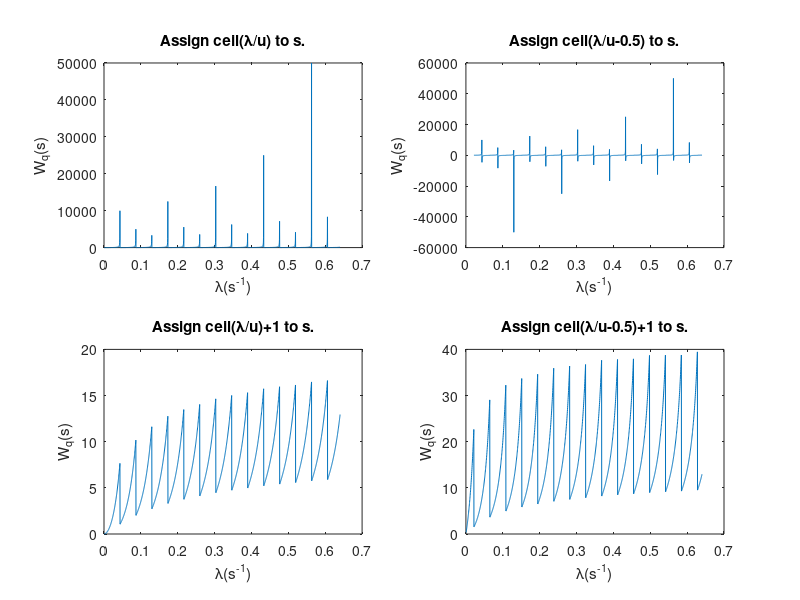

This chart was generated by the following MATLAB code:
X=zeros(1,2000);
Y=zeros(1,2000);

%Figure 1:Assign ceil(1/u*lamda) to s.
%Calculate the average wait time Wq 
for i=1:2000 
    k=i+1;
    lamda=k*0.00032;  
    s=ceil(1/0.0433*(lamda));
    X(i)=lamda;
    u=0.0433;         %service speed
    temp=0;
    rou=lamda/(s*u);  %service intensity
    for k=0:1:s-1
        temp=temp+power(s*rou,k)/factorial(k);
    end
    temp=temp+power(s*rou,s)/(factorial(s)*(1-rou));
    Po=1/temp;
    Lq=(power(s*rou,s)*rou/(factorial(s)*power(1-rou,2)))*Po;
    Wq=Lq/lamda;
    Y(i)=Wq;
end
subplot(2,2,1);
plot(X,Y);
xlabel('\lambda(s^-^1)');
ylabel('W_q(s)');
title('Assign ceil(\lambda/u) to s.');

%Figure 2:Assign ceil(1/u*lamda-0.5) to s.
%Calculate the average wait time Wq 
for i=1:2000 
    k=i+1;
    lamda=k*0.00032;
    s=ceil(1/0.0433*(lamda-0.0433/2));
    X(i)=lamda;
    u=0.0433;
    temp=0;
    rou=lamda/(s*u);
    for k=0:1:s-1
        temp=temp+power(s*rou,k)/factorial(k);
    end
    temp=temp+power(s*rou,s)/(factorial(s)*(1-rou));
    Po=1/temp;
    Lq=(power(s*rou,s)*rou/(factorial(s)*power(1-rou,2)))*Po;
    Wq=Lq/lamda;
    Y(i)=Wq;
end
subplot(2,2,2);
plot(X,Y);
xlabel('\lambda(s^-^1)');
ylabel('W_q(s)');
title('Assign ceil(\lambda/u-0.5) to s.');

%Figure 3:Assign ceil(1/u*lamda)+1 to s.
%Calculate the average wait time Wq 
for i=1:2000 
    k=i+1;
    lamda=k*0.00032;
    s=ceil(1/0.0433*(lamda))+1;
    X(i)=lamda;
    u=0.0433;
    temp=0;
    rou=lamda/(s*u);
    for k=0:1:s-1
        temp=temp+power(s*rou,k)/factorial(k);
    end
    temp=temp+power(s*rou,s)/(factorial(s)*(1-rou));
    Po=1/temp;
    Lq=(power(s*rou,s)*rou/(factorial(s)*power(1-rou,2)))*Po;
    Wq=Lq/lamda;
    Y(i)=Wq;
end
subplot(2,2,3);
plot(X,Y);
xlabel('\lambda(s^-^1)');
ylabel('W_q(s)');
title('Assign ceil(\lambda/u)+1 to s.');

%Figure 4:Assign ceil(1/u*lamda-0.5)+1 to s.
%Calculate the average wait time Wq 
for i=1:2000 
    k=i+1;
    lamda=k*0.00032;
    s=ceil(1/0.0433*(lamda-0.0433/2))+1;
    X(i)=lamda;
    u=0.0433;
    temp=0;
    rou=lamda/(s*u);
    for k=0:1:s-1
        temp=temp+power(s*rou,k)/factorial(k);
    end
    temp=temp+power(s*rou,s)/(factorial(s)*(1-rou));
    Po=1/temp;
    Lq=(power(s*rou,s)*rou/(factorial(s)*power(1-rou,2)))*Po;
    Wq=Lq/lamda;
    Y(i)=Wq;
end
subplot(2,2,4);
plot(X,Y);
xlabel('\lambda(s^-^1)');
ylabel('W_q(s)');
title('Assign ceil(\lambda/u-0.5)+1 to s.');


